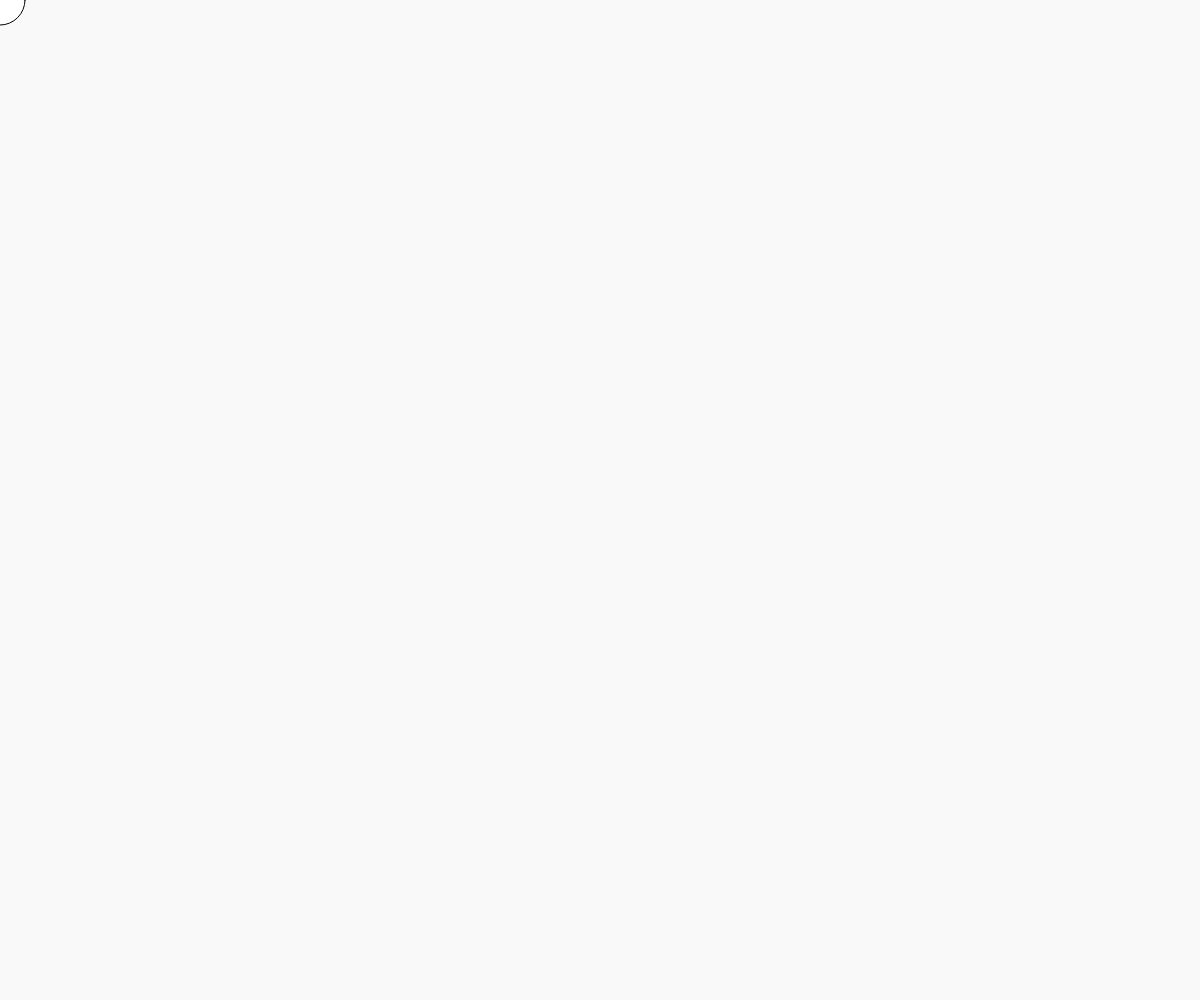
Frame 1 (no input)
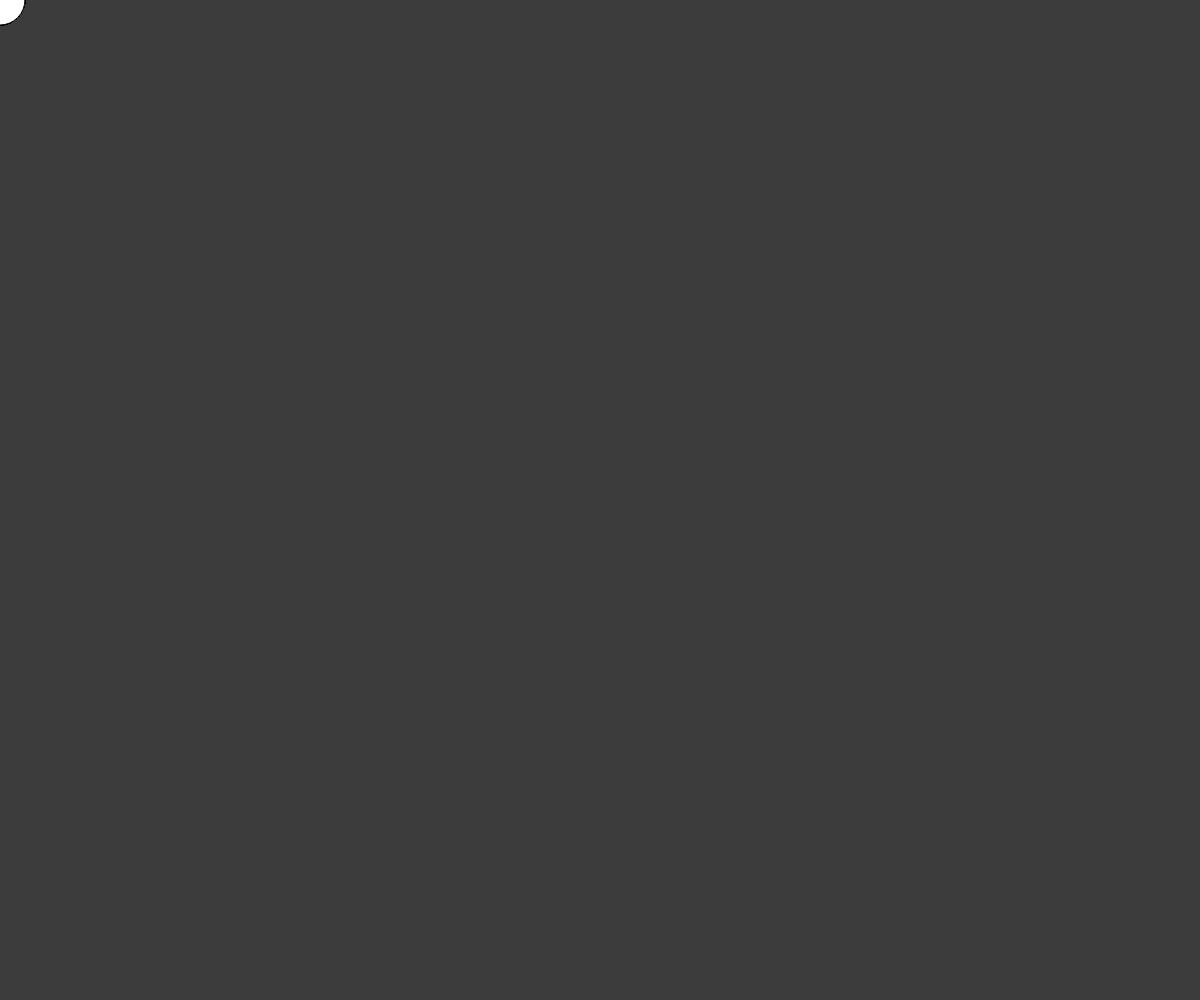
Frame 60 (no input)
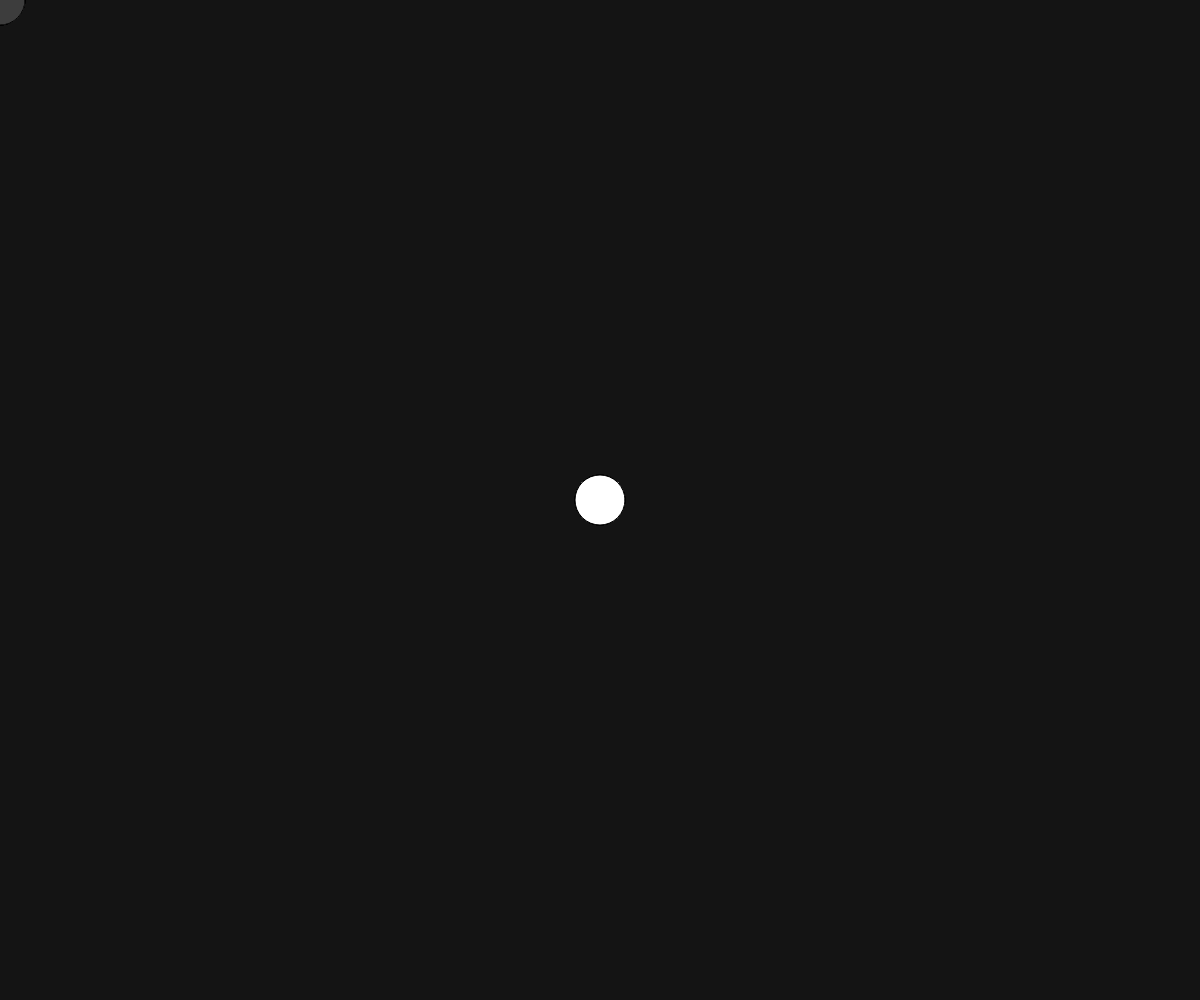
Frame 120 (the mouse pressed at the canvas centre since frame 60)

The p5.js sketch that drew these frames (run headless with seeded random() and noise() and a simulated clock; from frame 60 on, the mouse is pressed at the canvas centre):

// p5.js sketch
// ── sketch.js
function setup() {
  createCanvas (windowWidth, windowHeight);
  
}

function draw() {
  background (0, 6);
  fill (255);
  ellipse (mouseX, mouseY, 50, 50);
}

function windowResized(){
  resizeCanvas (windowWidth, windowHeight);
  
}
